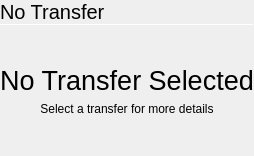
      <widget class="QWidget" name="page_10">
       <layout class="QVBoxLayout" name="verticalLayout_13">
        <property name="spacing">
         <number>0</number>
        </property>
        <property name="leftMargin">
         <number>0</number>
        </property>
        <property name="topMargin">
         <number>0</number>
        </property>
        <property name="rightMargin">
         <number>0</number>
        </property>
        <property name="bottomMargin">
         <number>0</number>
        </property>
        <item>
         <layout class="QHBoxLayout" name="horizontalLayout_10">
          <property name="spacing">
           <number>0</number>
          </property>
          <item>
           <widget class="QLabel" name="label_17">
            <property name="sizePolicy">
             <sizepolicy hsizetype="Expanding" vsizetype="Preferred">
              <horstretch>0</horstretch>
              <verstretch>0</verstretch>
             </sizepolicy>
            </property>
            <property name="font">
             <font>
              <pointsize>15</pointsize>
             </font>
            </property>
            <property name="text">
             <string>No Transfer</string>
            </property>
            <property name="margin">
             <number>9</number>
            </property>
           </widget>
          </item>
         </layout>
        </item>
        <item>
         <widget class="Line" name="line_10">
          <property name="maximumSize">
           <size>
            <width>16777215</width>
            <height>1</height>
           </size>
          </property>
          <property name="orientation">
           <enum>Qt::Horizontal</enum>
          </property>
         </widget>
        </item>
        <item>
         <layout class="QVBoxLayout" name="verticalLayout_15">
          <property name="spacing">
           <number>6</number>
          </property>
          <item>
           <spacer name="verticalSpacer_15">
            <property name="orientation">
             <enum>Qt::Vertical</enum>
            </property>
            <property name="sizeHint" stdset="0">
             <size>
              <width>20</width>
              <height>40</height>
             </size>
            </property>
           </spacer>
          </item>
          <item>
           <widget class="QLabel" name="label_19">
            <property name="font">
             <font>
              <pointsize>20</pointsize>
             </font>
            </property>
            <property name="text">
             <string>No Transfer Selected</string>
            </property>
            <property name="alignment">
             <set>Qt::AlignCenter</set>
            </property>
           </widget>
          </item>
          <item>
           <widget class="QLabel" name="label_20">
            <property name="text">
             <string>Select a transfer for more details</string>
            </property>
            <property name="alignment">
             <set>Qt::AlignCenter</set>
            </property>
           </widget>
          </item>
          <item>
           <spacer name="verticalSpacer_16">
            <property name="orientation">
             <enum>Qt::Vertical</enum>
            </property>
            <property name="sizeHint" stdset="0">
             <size>
              <width>20</width>
              <height>40</height>
             </size>
            </property>
           </spacer>
          </item>
         </layout>
        </item>
       </layout>
      </widget>
